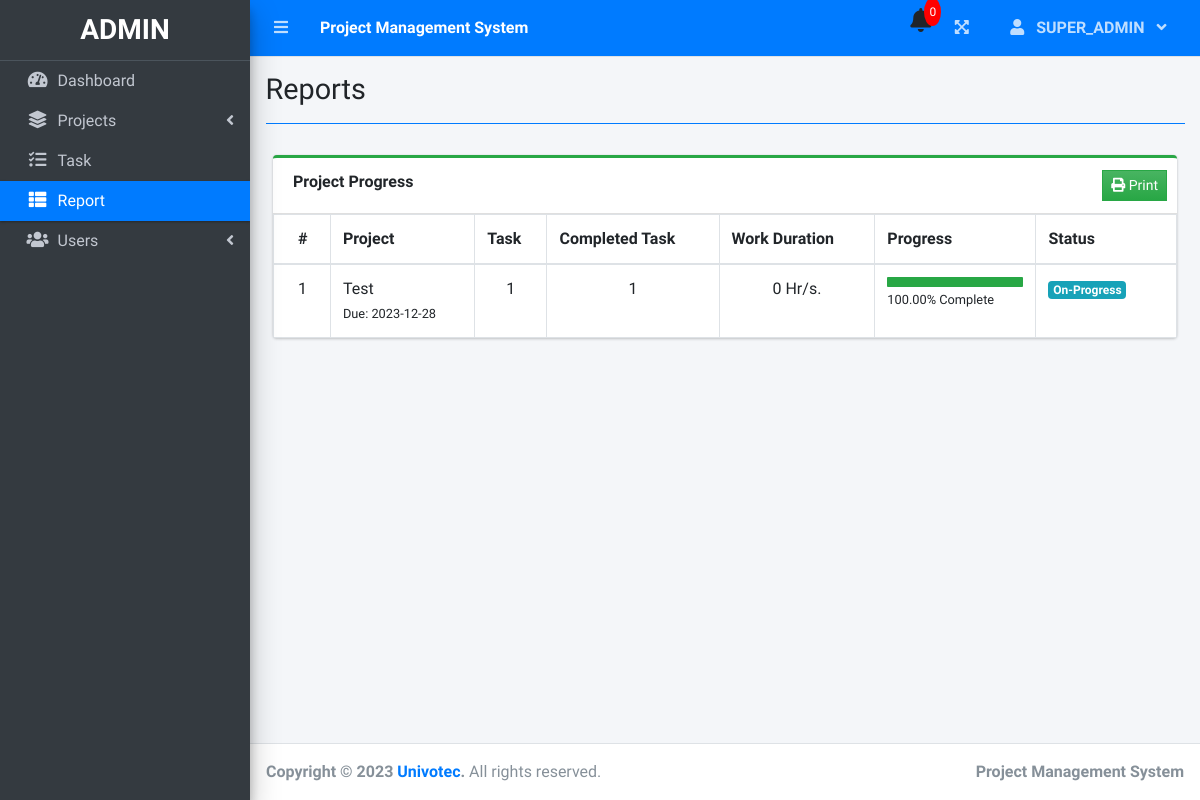
The app's page /index.php?page=reports (signed in), older data.
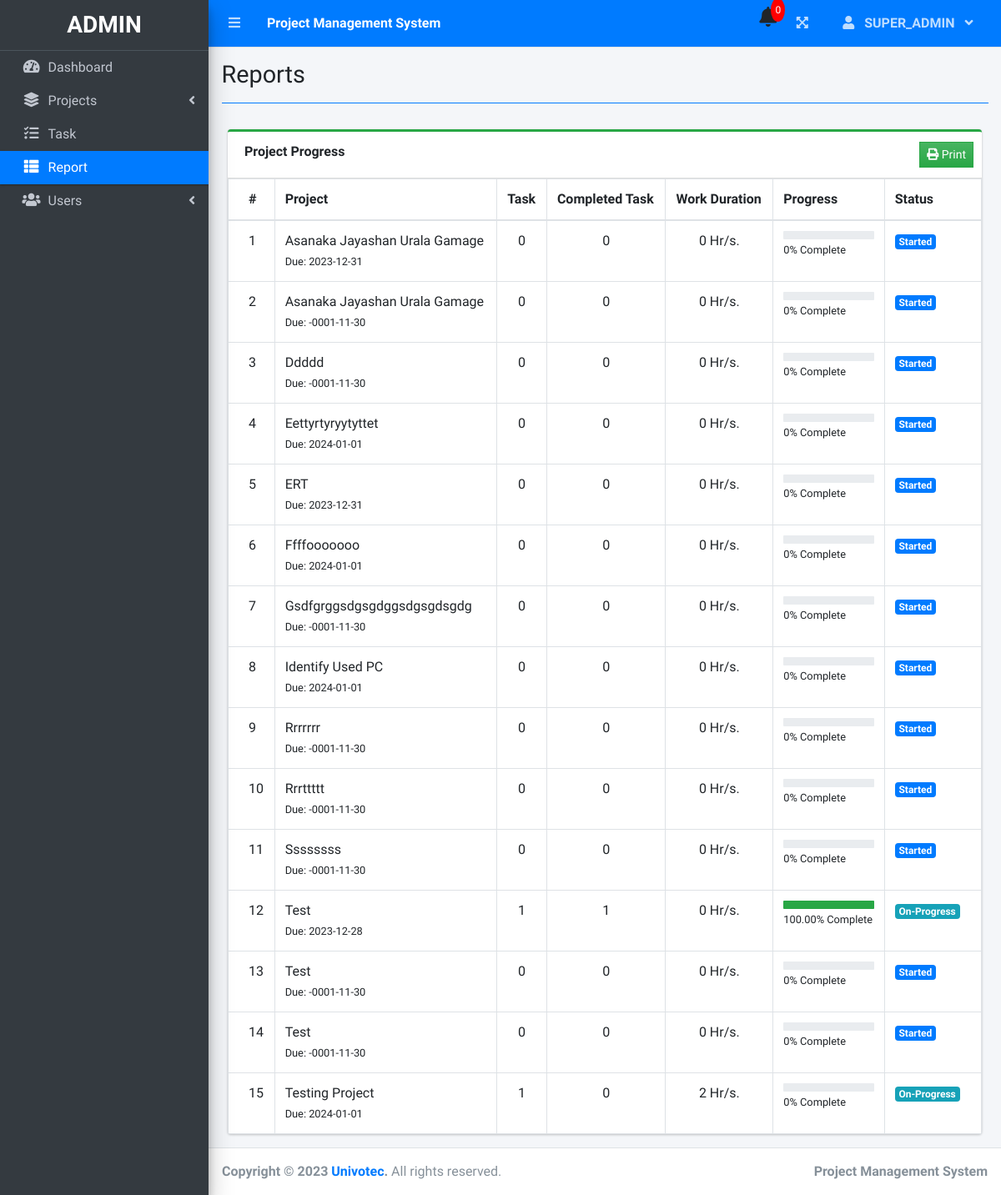
The same page, newer data.
### tables this page shows
CREATE TABLE `project_list` (
  `id` int(30) NOT NULL,
  `name` varchar(200) NOT NULL,
  `description` text NOT NULL,
  `status` tinyint(2) NOT NULL,
  `start_date` date NOT NULL,
  `review_brief_date` date NOT NULL,
  `design_date` date NOT NULL,
  `development_date` date NOT NULL,
  `site_test_date` date NOT NULL,
  `uat_date` date NOT NULL,
  `go_live_date` date NOT NULL,
  `end_date` date NOT NULL,
  `manager_id` int(30) NOT NULL,
  `user_ids` text NOT NULL,
  `date_created` datetime NOT NULL DEFAULT current_timestamp()
);

### reports.php (the view, shortened to what the changed rows need)
<?php include 'db_connect.php' ?>
 <div class="col-md-12">
        <div class="card card-outline card-success">
          <div class="card-body p-0">
            <div class="table-responsive" id="printable">
              <table class="table m-0 table-bordered">
                <thead>
                  <th>#</th>
                  <th>Project</th>
                  <th>Task</th>
                  <th>Completed Task</th>
                  <th>Work Duration</th>
                  <th>Progress</th>
                  <th>Status</th>
                </thead>
                <tbody>
                <?php
                $i = 1;
                $stat = array("Pending","Started","On-Progress","On-Hold","Over Due","Done");
                $where = "";
                $qry = $conn->query("SELECT * FROM project_list $where order by name asc");
                while($row= $qry->fetch_assoc()):
                $tprog = $conn->query("SELECT * FROM task_list where project_id = {$row['id']}")->num_rows;
                $cprog = $conn->query("SELECT * FROM task_list where project_id = {$row['id']} and status = 3")->num_rows;
                $prog = $tprog > 0 ? ($cprog/$tprog) * 100 : 0;
                $prog = $prog > 0 ?  number_format($prog,2) : $prog;
                $prod = $conn->query("SELECT * FROM user_productivity where project_id = {$row['id']}")->num_rows;
                $dur = $conn->query("SELECT sum(time_rendered) as duration FROM user_productivity where project_id = {$row['id']}");
                $dur = $dur->num_rows > 0 ? $dur->fetch_assoc()['duration'] : 0;
                if($row['status'] == 0 && strtotime(date('Y-m-d')) >= strtotime($row['start_date'])):
                if($prod  > 0  || $cprog > 0)
                  $row['status'] = 2;
                else
                  $row['status'] = 1;
                elseif($row['status'] == 0 && strtotime(date('Y-m-d')) > strtotime($row['end_date'])):
                $row['status'] = 4;
                endif;
                  ?>
                  <tr>
                      <td>
                         <?php echo $i++ ?>
                      </td>
                      <td>
                          <a>
                              <?php echo ucwords($row['name']) ?>
                          </a>
                          <br>
                          <small>
                              Due: <?php echo date("Y-m-d",strtotime($row['end_date'])) ?>
                          </small>
                      </td>
                      <td class="text-center">
                      	<?php echo number_format($tprog) ?>
                      </td>
                      <td class="text-center">
                      	<?php echo number_format($cprog) ?>
                      </td>
                      <td class="text-center">
                      	<?php echo number_format($dur).' Hr/s.' ?>
                      </td>
                      <td class="project_progress">
                          <div class="progress progress-sm">
                              <div class="progress-bar bg-green" role="progressbar" aria-valuenow="57" aria-valuemin="0" aria-valuemax="100" style="width: <?php echo $prog ?>%">
                              </div>
                          </div>
                          <small>
                              <?php echo $prog ?>% Complete
                          </small>
                      </td>
                      <td class="project-state">
                          <?php
                            if($stat[$row['status']] =='Pending'){
                              echo "<span class='badge badge-secondary'>{$stat[$row['status']]}</span>";
                            }elseif($stat[$row['status']] =='Started'){
                              echo "<span class='badge badge-primary'>{$stat[$row['status']]}</span>";
                            }elseif($stat[$row['status']] =='On-Progress'){
                              echo "<span class='badge badge-info'>{$stat[$row['status']]}</span>";
                            }elseif($stat[$row['status']] =='On-Hold'){
                              echo "<span class='badge badge-warning'>{$stat[$row['status']]}</span>";
                            }elseif($stat[$row['status']] =='Over Due'){
                              echo "<span class='badge badge-danger'>{$stat[$row['status']]}</span>";
                            }elseif($stat[$row['status']] =='Done'){
                              echo "<span class='badge badge-success'>{$stat[$row['status']]}</span>";
                            }
                          ?>
                      </td>
                  </tr>
                <?php endwhile; ?>
                </tbody>
              </table>
            </div>
          </div>
        </div>
        </div>

### sidebar.php (shortened to what the changed rows need)
<aside class="main-sidebar sidebar-dark-primary elevation-4">
  <div class="dropdown">
 	<a href="./" class="brand-link">
      <?php if($_SESSION['login_type'] == 1): ?>
      <h3 class="text-center p-0 m-0"><b>ADMIN</b></h3>
      <?php else: ?>
      <h3 class="text-center p-0 m-0"><b>USER</b></h3>
      <?php endif; ?>
  </a>
  </div>
</aside>

Row changes from the older to the newer data that the page shows:
added project_list: name "Asanaka Jayashan Urala Gamage", end_date "2023-12-31", tprog "0", cprog "0", dur "0", prog "0", status "Started"
added project_list: name "Asanaka Jayashan Urala Gamage", end_date "-0001-11-30", tprog "0", cprog "0", dur "0", prog "0", status "Started"
added project_list: name "Ddddd", end_date "-0001-11-30", tprog "0", cprog "0", dur "0", prog "0", status "Started"
added project_list: name "Eettyrtyryytyttet", end_date "2024-01-01", tprog "0", cprog "0", dur "0", prog "0", status "Started"
added project_list: name "ERT", end_date "2023-12-31", tprog "0", cprog "0", dur "0", prog "0", status "Started"
added project_list: name "Ffffooooooo", end_date "2024-01-01", tprog "0", cprog "0", dur "0", prog "0", status "Started"
added project_list: name "Gsdfgrggsdgsgdggsdgsgdsgdg", end_date "-0001-11-30", tprog "0", cprog "0", dur "0", prog "0", status "Started"
added project_list: name "Identify Used PC", end_date "2024-01-01", tprog "0", cprog "0", dur "0", prog "0", status "Started"
added project_list: name "Rrrrrrr", end_date "-0001-11-30", tprog "0", cprog "0", dur "0", prog "0", status "Started"
added project_list: name "Rrrttttt", end_date "-0001-11-30", tprog "0", cprog "0", dur "0", prog "0", status "Started"
added project_list: name "Ssssssss", end_date "-0001-11-30", tprog "0", cprog "0", dur "0", prog "0", status "Started"
added project_list: name "Test", end_date "-0001-11-30", tprog "0", cprog "0", dur "0", prog "0", status "Started"
added project_list: name "Test", end_date "-0001-11-30", tprog "0", cprog "0", dur "0", prog "0", status "Started"
added project_list: name "Testing Project", end_date "2024-01-01", tprog "1", cprog "0", dur "2", prog "0", manager "On-Progress"
